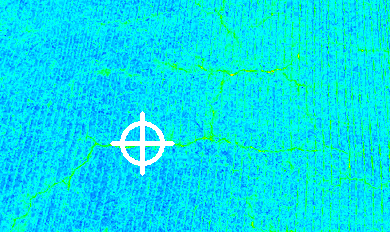
#> input picture PS02/ps2-1/cracks-color.png, 390 x 232 px
$ python PS2-1.py
#> lines starting #> are read from the running program, lines starting #| are printed output that depends on the picture

# (1)  Ask the user for an input grayscale image and display the input image in the first window.
# (2)  Find the lowest pixel value and the highest pixel value in the grayscale image.
# (3)  Make a look-up table to convert the  lowest gray value to blue and  the  highest  gray value to red.
#      The other gray values should be mapped to rainbow colors by the method explained in the lecture.
# (4)  Using  OpenCV  functions,  draw  a cross  in  a circle  to  indicate the pixel  of the  highest  gray  value.
#      Draw the cross and circle with white. If multiple pixels share the same highest gray value, place the
#      cross and circle at the center of gravity of these pixels.  Figure 4 shows a sample input image and
#      output image.
# (5)  Save the final color image as input-filename-color.png and display the file in the second window.
import cv2
import numpy as np
import os

# User input feature
user_input = input("Please name your input color file: ")
#> the answer given: cracks-color.png
file_directory = os.getcwd()
image_location = os.path.join(file_directory, user_input)
if os.path.exists(image_location):
    print(f"Your '{user_input}' image loaded successfully.")

    grey_image = cv2.imread(user_input, cv2.IMREAD_GRAYSCALE)
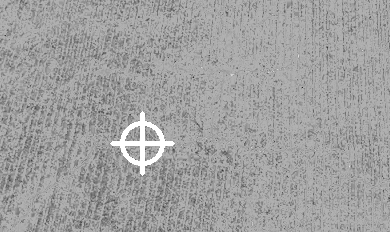
#> grey_image: shape (232, 390); min 29, max 255, mean 160.4
    cv2.imshow(f"'{user_input}'", grey_image)
    cv2.waitKey(0)

    highest_pixel_value = np.max(grey_image)
#> highest_pixel_value = 255
    lowest_pixel_value = np.min(grey_image)
#> lowest_pixel_value = 29

    # color conversion process
    color_image = np.zeros((grey_image.shape[0], grey_image.shape[1], 3), dtype=np.uint8)
    for i in range(grey_image.shape[0]):
        for j in range(grey_image.shape[1]):
            grey_pixel_value = grey_image [i, j]
            RGB = np.zeros(3, np.uint8)

            if grey_pixel_value <= lowest_pixel_value + (highest_pixel_value - lowest_pixel_value) / 4:
                RGB[0] = 255
                RGB[1] = int(255 * (grey_pixel_value -lowest_pixel_value) / ((highest_pixel_value - lowest_pixel_value) / 4))
                RGB[2] = 0

            elif grey_pixel_value <= lowest_pixel_value + (highest_pixel_value - lowest_pixel_value) / 2:
                RGB[0] = int(255 - 255 * (grey_pixel_value - lowest_pixel_value - (highest_pixel_value - lowest_pixel_value) / 4)
                             / ((highest_pixel_value - lowest_pixel_value) / 4))
                RGB[1] = 255
                RGB[2] = 0

            elif grey_pixel_value <= lowest_pixel_value + 3 * (highest_pixel_value - lowest_pixel_value) / 4:
                RGB[0] = 0
                RGB[1] = 255
                RGB[2] = int(255 * (grey_pixel_value - lowest_pixel_value - 2 * (highest_pixel_value - lowest_pixel_value) / 4)
                             / ((highest_pixel_value - lowest_pixel_value) / 4))
            else:
                RGB[0] = 0
                RGB[1] = int(255 - 255 * (grey_pixel_value - lowest_pixel_value - 3 * (highest_pixel_value - lowest_pixel_value)
                                          / 4) / ((highest_pixel_value - lowest_pixel_value) / 4))
                RGB[2] = 255

            if RGB[1] < 0:
                RGB[1] = 0
            elif RGB[1] > 255:
                RGB[1] = 255

            color_image[i, j] = RGB
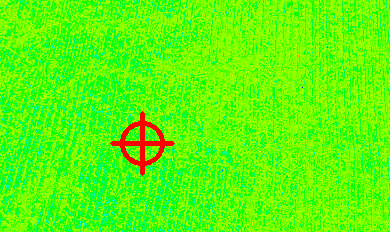
#> color_image: shape (232, 390, 3); mean of channels 0, 1, 2 10.6, 251.8, 90.3; drawn as B, G, R

    # Finding the highest grey value
    highest_pixel_coordinate = np.argwhere(grey_image == highest_pixel_value)
#> highest_pixel_coordinate = 1115 pairs, first value 111 to 175, second value 110 to 174
    center_y, center_x = highest_pixel_coordinate[0]
#> center_y = 111; center_x = 142

    cv2.circle(color_image, (center_x, center_y), 20, (255, 255, 255), 3)  # White circle

    cross_size = 30
    cv2.line(color_image, (center_x - cross_size, center_y), (center_x + cross_size, center_y), (255, 255, 255), 3)
    cv2.line(color_image, (center_x, center_y - cross_size), (center_x, center_y + cross_size), (255, 255, 255), 3)
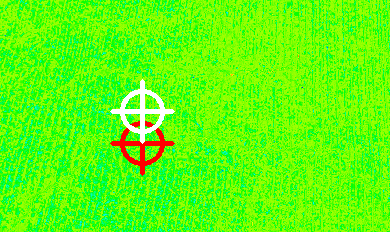
#> color_image: shape (232, 390, 3); mean of channels 0, 1, 2 13.6, 252.4, 92.1; drawn as B, G, R

    cv2.imshow(f"'{user_input}'", color_image)
    cv2.waitKey(0)

    # Saving the output image
    output_image = user_input.split('.')[0] + '-color.' + user_input.split('.')[-1]
    cv2.imwrite( output_image, color_image)

    print(f"The highest pixel value for '{user_input}' is: {highest_pixel_value}")
#| The highest pixel value for 'cracks-color.png' is: 255
    print(f"The lowest pixel value for '{user_input}' is: {lowest_pixel_value}")
#| The lowest pixel value for 'cracks-color.png' is: 29

else:
    print(f"Error: unable to load your input image.\nPlease make sure '{user_input}' is in the correct directory.")
    exit()
